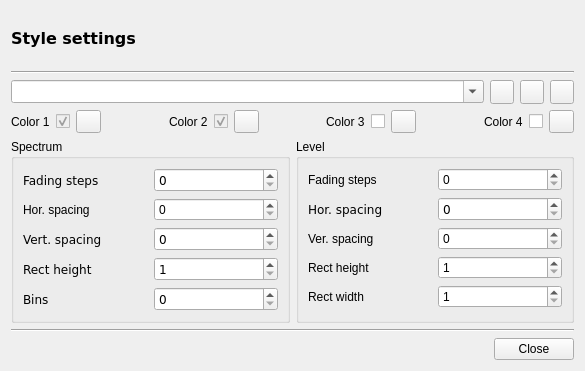
<?xml version="1.0" encoding="UTF-8"?>
<ui version="4.0">
 <class>GUI_Style</class>
 <widget class="QDialog" name="GUI_Style">
  <property name="geometry">
   <rect>
    <x>0</x>
    <y>0</y>
    <width>585</width>
    <height>371</height>
   </rect>
  </property>
  <property name="windowTitle">
   <string>Style</string>
  </property>
  <layout class="QGridLayout" name="gridLayout">
   <item row="1" column="0" colspan="6">
    <widget class="Line" name="line_2">
     <property name="orientation">
      <enum>Qt::Horizontal</enum>
     </property>
    </widget>
   </item>
   <item row="14" column="0" colspan="6">
    <widget class="Line" name="line">
     <property name="orientation">
      <enum>Qt::Horizontal</enum>
     </property>
    </widget>
   </item>
   <item row="15" column="0" colspan="6">
    <layout class="QHBoxLayout" name="horizontalLayout_2">
     <item>
      <spacer name="horizontalSpacer">
       <property name="orientation">
        <enum>Qt::Horizontal</enum>
       </property>
       <property name="sizeHint" stdset="0">
        <size>
         <width>40</width>
         <height>20</height>
        </size>
       </property>
      </spacer>
     </item>
     <item>
      <widget class="QPushButton" name="btn_close">
       <property name="focusPolicy">
        <enum>Qt::NoFocus</enum>
       </property>
       <property name="text">
        <string>Close</string>
       </property>
      </widget>
     </item>
    </layout>
   </item>
   <item row="10" column="0" colspan="6">
    <layout class="QHBoxLayout" name="horizontalLayout_4">
     <item>
      <widget class="QGroupBox" name="groupBox">
       <property name="title">
        <string>Spectrum</string>
       </property>
       <layout class="QGridLayout" name="gridLayout_2">
        <item row="6" column="1">
         <widget class="QSpinBox" name="sb_rect_height_sp">
          <property name="font">
           <font>
            <family>DejaVu Sans</family>
           </font>
          </property>
          <property name="minimum">
           <number>1</number>
          </property>
          <property name="maximum">
           <number>10</number>
          </property>
         </widget>
        </item>
        <item row="5" column="0">
         <widget class="QLabel" name="label_4">
          <property name="font">
           <font>
            <family>DejaVu Sans</family>
           </font>
          </property>
          <property name="text">
           <string>Vert. spacing</string>
          </property>
         </widget>
        </item>
        <item row="7" column="0">
         <widget class="QLabel" name="label_2">
          <property name="font">
           <font>
            <family>DejaVu Sans</family>
           </font>
          </property>
          <property name="text">
           <string>Bins</string>
          </property>
         </widget>
        </item>
        <item row="6" column="0">
         <widget class="QLabel" name="label_3">
          <property name="font">
           <font>
            <family>DejaVu Sans</family>
           </font>
          </property>
          <property name="text">
           <string>Rect height</string>
          </property>
         </widget>
        </item>
        <item row="0" column="1">
         <widget class="QSpinBox" name="sb_fading_steps_sp">
          <property name="font">
           <font>
            <family>DejaVu Sans</family>
           </font>
          </property>
          <property name="minimum">
           <number>0</number>
          </property>
          <property name="maximum">
           <number>100</number>
          </property>
          <property name="value">
           <number>0</number>
          </property>
         </widget>
        </item>
        <item row="5" column="1">
         <widget class="QSpinBox" name="sb_v_spacing_sp">
          <property name="font">
           <font>
            <family>DejaVu Sans</family>
           </font>
          </property>
          <property name="maximum">
           <number>20</number>
          </property>
         </widget>
        </item>
        <item row="2" column="0">
         <widget class="QLabel" name="label_7">
          <property name="text">
           <string>Hor. spacing</string>
          </property>
         </widget>
        </item>
        <item row="2" column="1">
         <widget class="QSpinBox" name="sb_h_spacing_sp">
          <property name="maximum">
           <number>20</number>
          </property>
         </widget>
        </item>
        <item row="0" column="0">
         <widget class="QLabel" name="label_8">
          <property name="font">
           <font>
            <family>DejaVu Sans</family>
           </font>
          </property>
          <property name="text">
           <string>Fading steps</string>
          </property>
         </widget>
        </item>
        <item row="7" column="1">
         <widget class="QSpinBox" name="sb_n_bins_sp">
          <property name="font">
           <font>
            <family>DejaVu Sans</family>
           </font>
          </property>
         </widget>
        </item>
       </layout>
      </widget>
     </item>
     <item>
      <widget class="QGroupBox" name="groupBox_2">
       <property name="title">
        <string>Level</string>
       </property>
       <layout class="QGridLayout" name="gridLayout_3">
        <item row="2" column="0">
         <widget class="QLabel" name="label_12">
          <property name="font">
           <font>
            <family>DejaVu Sans</family>
           </font>
          </property>
          <property name="text">
           <string>Hor. spacing</string>
          </property>
         </widget>
        </item>
        <item row="12" column="1">
         <widget class="QSpinBox" name="sb_rect_height_lv">
          <property name="minimum">
           <number>1</number>
          </property>
          <property name="maximum">
           <number>10</number>
          </property>
         </widget>
        </item>
        <item row="13" column="0">
         <widget class="QLabel" name="label_13">
          <property name="text">
           <string>Rect width</string>
          </property>
         </widget>
        </item>
        <item row="12" column="0">
         <widget class="QLabel" name="label_9">
          <property name="text">
           <string>Rect height</string>
          </property>
         </widget>
        </item>
        <item row="4" column="0">
         <widget class="QLabel" name="label_10">
          <property name="text">
           <string>Ver. spacing</string>
          </property>
         </widget>
        </item>
        <item row="4" column="1">
         <widget class="QSpinBox" name="sb_v_spacing_lv">
          <property name="maximum">
           <number>20</number>
          </property>
         </widget>
        </item>
        <item row="1" column="0">
         <widget class="QLabel" name="label_6">
          <property name="text">
           <string>Fading steps</string>
          </property>
         </widget>
        </item>
        <item row="1" column="1">
         <widget class="QSpinBox" name="sb_fading_steps_lv">
          <property name="maximum">
           <number>100</number>
          </property>
         </widget>
        </item>
        <item row="2" column="1">
         <widget class="QSpinBox" name="sb_h_spacing_lv">
          <property name="font">
           <font>
            <family>DejaVu Sans</family>
           </font>
          </property>
          <property name="maximum">
           <number>20</number>
          </property>
         </widget>
        </item>
        <item row="13" column="1">
         <widget class="QSpinBox" name="sb_rect_width_lv">
          <property name="minimum">
           <number>1</number>
          </property>
         </widget>
        </item>
       </layout>
      </widget>
     </item>
    </layout>
   </item>
   <item row="0" column="0" colspan="3">
    <widget class="QLabel" name="label_5">
     <property name="font">
      <font>
       <family>DejaVu Sans</family>
       <pointsize>12</pointsize>
       <weight>75</weight>
       <bold>true</bold>
      </font>
     </property>
     <property name="text">
      <string>Style settings</string>
     </property>
    </widget>
   </item>
   <item row="2" column="0" colspan="6">
    <layout class="QHBoxLayout" name="horizontalLayout">
     <item>
      <widget class="QComboBox" name="combo_styles">
       <property name="font">
        <font>
         <family>DejaVu Sans</family>
        </font>
       </property>
       <property name="editable">
        <bool>true</bool>
       </property>
      </widget>
     </item>
     <item>
      <widget class="QPushButton" name="btn_undo">
       <property name="minimumSize">
        <size>
         <width>24</width>
         <height>24</height>
        </size>
       </property>
       <property name="maximumSize">
        <size>
         <width>24</width>
         <height>24</height>
        </size>
       </property>
       <property name="focusPolicy">
        <enum>Qt::NoFocus</enum>
       </property>
       <property name="text">
        <string/>
       </property>
       <property name="icon">
        <iconset resource="../Icons.qrc">
         <normaloff>:/icons/undo.png</normaloff>:/icons/undo.png</iconset>
       </property>
       <property name="iconSize">
        <size>
         <width>16</width>
         <height>16</height>
        </size>
       </property>
      </widget>
     </item>
     <item>
      <widget class="QPushButton" name="btn_save">
       <property name="minimumSize">
        <size>
         <width>24</width>
         <height>24</height>
        </size>
       </property>
       <property name="maximumSize">
        <size>
         <width>24</width>
         <height>24</height>
        </size>
       </property>
       <property name="font">
        <font>
         <family>DejaVu Sans</family>
        </font>
       </property>
       <property name="focusPolicy">
        <enum>Qt::NoFocus</enum>
       </property>
       <property name="text">
        <string/>
       </property>
       <property name="icon">
        <iconset resource="../Icons.qrc">
         <normaloff>:/icons/save.png</normaloff>:/icons/save.png</iconset>
       </property>
       <property name="iconSize">
        <size>
         <width>16</width>
         <height>16</height>
        </size>
       </property>
      </widget>
     </item>
     <item>
      <widget class="QPushButton" name="btn_delete">
       <property name="minimumSize">
        <size>
         <width>24</width>
         <height>24</height>
        </size>
       </property>
       <property name="maximumSize">
        <size>
         <width>24</width>
         <height>24</height>
        </size>
       </property>
       <property name="font">
        <font>
         <family>DejaVu Sans</family>
        </font>
       </property>
       <property name="focusPolicy">
        <enum>Qt::NoFocus</enum>
       </property>
       <property name="text">
        <string/>
       </property>
       <property name="icon">
        <iconset resource="../Icons.qrc">
         <normaloff>:/icons/delete.png</normaloff>:/icons/delete.png</iconset>
       </property>
       <property name="iconSize">
        <size>
         <width>16</width>
         <height>16</height>
        </size>
       </property>
      </widget>
     </item>
    </layout>
   </item>
   <item row="3" column="0" colspan="6">
    <layout class="QGridLayout" name="gridLayout_4">
     <item row="0" column="7">
      <spacer name="horizontalSpacer_3">
       <property name="orientation">
        <enum>Qt::Horizontal</enum>
       </property>
       <property name="sizeHint" stdset="0">
        <size>
         <width>40</width>
         <height>20</height>
        </size>
       </property>
      </spacer>
     </item>
     <item row="0" column="4">
      <widget class="QLabel" name="label_15">
       <property name="text">
        <string>Color 2</string>
       </property>
      </widget>
     </item>
     <item row="0" column="0">
      <widget class="QLabel" name="label_16">
       <property name="text">
        <string>Color 1</string>
       </property>
      </widget>
     </item>
     <item row="0" column="6">
      <widget class="QPushButton" name="btn_col2">
       <property name="maximumSize">
        <size>
         <width>25</width>
         <height>16777215</height>
        </size>
       </property>
       <property name="font">
        <font>
         <family>DejaVu Sans</family>
        </font>
       </property>
       <property name="focusPolicy">
        <enum>Qt::NoFocus</enum>
       </property>
       <property name="text">
        <string/>
       </property>
       <property name="iconSize">
        <size>
         <width>18</width>
         <height>18</height>
        </size>
       </property>
       <property name="checked">
        <bool>false</bool>
       </property>
      </widget>
     </item>
     <item row="0" column="8">
      <widget class="QLabel" name="label_14">
       <property name="text">
        <string>Color 3</string>
       </property>
      </widget>
     </item>
     <item row="0" column="12">
      <widget class="QLabel" name="label">
       <property name="text">
        <string>Color 4</string>
       </property>
      </widget>
     </item>
     <item row="0" column="1">
      <widget class="QCheckBox" name="checkBox">
       <property name="enabled">
        <bool>false</bool>
       </property>
       <property name="maximumSize">
        <size>
         <width>20</width>
         <height>16777215</height>
        </size>
       </property>
       <property name="layoutDirection">
        <enum>Qt::RightToLeft</enum>
       </property>
       <property name="text">
        <string/>
       </property>
       <property name="checkable">
        <bool>true</bool>
       </property>
       <property name="checked">
        <bool>true</bool>
       </property>
      </widget>
     </item>
     <item row="0" column="5">
      <widget class="QCheckBox" name="checkBox_2">
       <property name="enabled">
        <bool>false</bool>
       </property>
       <property name="maximumSize">
        <size>
         <width>20</width>
         <height>16777215</height>
        </size>
       </property>
       <property name="layoutDirection">
        <enum>Qt::RightToLeft</enum>
       </property>
       <property name="text">
        <string/>
       </property>
       <property name="checkable">
        <bool>true</bool>
       </property>
       <property name="checked">
        <bool>true</bool>
       </property>
      </widget>
     </item>
     <item row="0" column="9">
      <widget class="QCheckBox" name="cb_col3">
       <property name="maximumSize">
        <size>
         <width>20</width>
         <height>16777215</height>
        </size>
       </property>
       <property name="layoutDirection">
        <enum>Qt::RightToLeft</enum>
       </property>
       <property name="text">
        <string/>
       </property>
      </widget>
     </item>
     <item row="0" column="13">
      <widget class="QCheckBox" name="cb_col4">
       <property name="maximumSize">
        <size>
         <width>20</width>
         <height>16777215</height>
        </size>
       </property>
       <property name="layoutDirection">
        <enum>Qt::RightToLeft</enum>
       </property>
       <property name="text">
        <string/>
       </property>
      </widget>
     </item>
     <item row="0" column="2">
      <widget class="QPushButton" name="btn_col1">
       <property name="maximumSize">
        <size>
         <width>25</width>
         <height>16777215</height>
        </size>
       </property>
       <property name="font">
        <font>
         <family>DejaVu Sans</family>
        </font>
       </property>
       <property name="focusPolicy">
        <enum>Qt::NoFocus</enum>
       </property>
       <property name="text">
        <string/>
       </property>
       <property name="iconSize">
        <size>
         <width>18</width>
         <height>18</height>
        </size>
       </property>
       <property name="checked">
        <bool>false</bool>
       </property>
      </widget>
     </item>
     <item row="0" column="10">
      <widget class="QPushButton" name="btn_col3">
       <property name="maximumSize">
        <size>
         <width>25</width>
         <height>16777215</height>
        </size>
       </property>
       <property name="font">
        <font>
         <family>DejaVu Sans</family>
        </font>
       </property>
       <property name="focusPolicy">
        <enum>Qt::NoFocus</enum>
       </property>
       <property name="text">
        <string/>
       </property>
       <property name="iconSize">
        <size>
         <width>18</width>
         <height>18</height>
        </size>
       </property>
      </widget>
     </item>
     <item row="0" column="14">
      <widget class="QPushButton" name="btn_col4">
       <property name="maximumSize">
        <size>
         <width>25</width>
         <height>16777215</height>
        </size>
       </property>
       <property name="font">
        <font>
         <family>DejaVu Sans</family>
        </font>
       </property>
       <property name="focusPolicy">
        <enum>Qt::NoFocus</enum>
       </property>
       <property name="text">
        <string/>
       </property>
       <property name="iconSize">
        <size>
         <width>18</width>
         <height>18</height>
        </size>
       </property>
      </widget>
     </item>
     <item row="0" column="3">
      <spacer name="horizontalSpacer_2">
       <property name="orientation">
        <enum>Qt::Horizontal</enum>
       </property>
       <property name="sizeHint" stdset="0">
        <size>
         <width>40</width>
         <height>20</height>
        </size>
       </property>
      </spacer>
     </item>
     <item row="0" column="11">
      <spacer name="horizontalSpacer_4">
       <property name="orientation">
        <enum>Qt::Horizontal</enum>
       </property>
       <property name="sizeHint" stdset="0">
        <size>
         <width>40</width>
         <height>20</height>
        </size>
       </property>
      </spacer>
     </item>
    </layout>
   </item>
  </layout>
 </widget>
 <resources>
  <include location="../Icons.qrc"/>
 </resources>
 <connections>
  <connection>
   <sender>btn_close</sender>
   <signal>clicked()</signal>
   <receiver>GUI_Style</receiver>
   <slot>close()</slot>
   <hints>
    <hint type="sourcelabel">
     <x>453</x>
     <y>327</y>
    </hint>
    <hint type="destinationlabel">
     <x>252</x>
     <y>175</y>
    </hint>
   </hints>
  </connection>
  <connection>
   <sender>cb_col3</sender>
   <signal>toggled(bool)</signal>
   <receiver>btn_col3</receiver>
   <slot>setEnabled(bool)</slot>
   <hints>
    <hint type="sourcelabel">
     <x>333</x>
     <y>90</y>
    </hint>
    <hint type="destinationlabel">
     <x>401</x>
     <y>90</y>
    </hint>
   </hints>
  </connection>
  <connection>
   <sender>cb_col4</sender>
   <signal>toggled(bool)</signal>
   <receiver>btn_col4</receiver>
   <slot>setEnabled(bool)</slot>
   <hints>
    <hint type="sourcelabel">
     <x>469</x>
     <y>90</y>
    </hint>
    <hint type="destinationlabel">
     <x>538</x>
     <y>90</y>
    </hint>
   </hints>
  </connection>
 </connections>
</ui>
